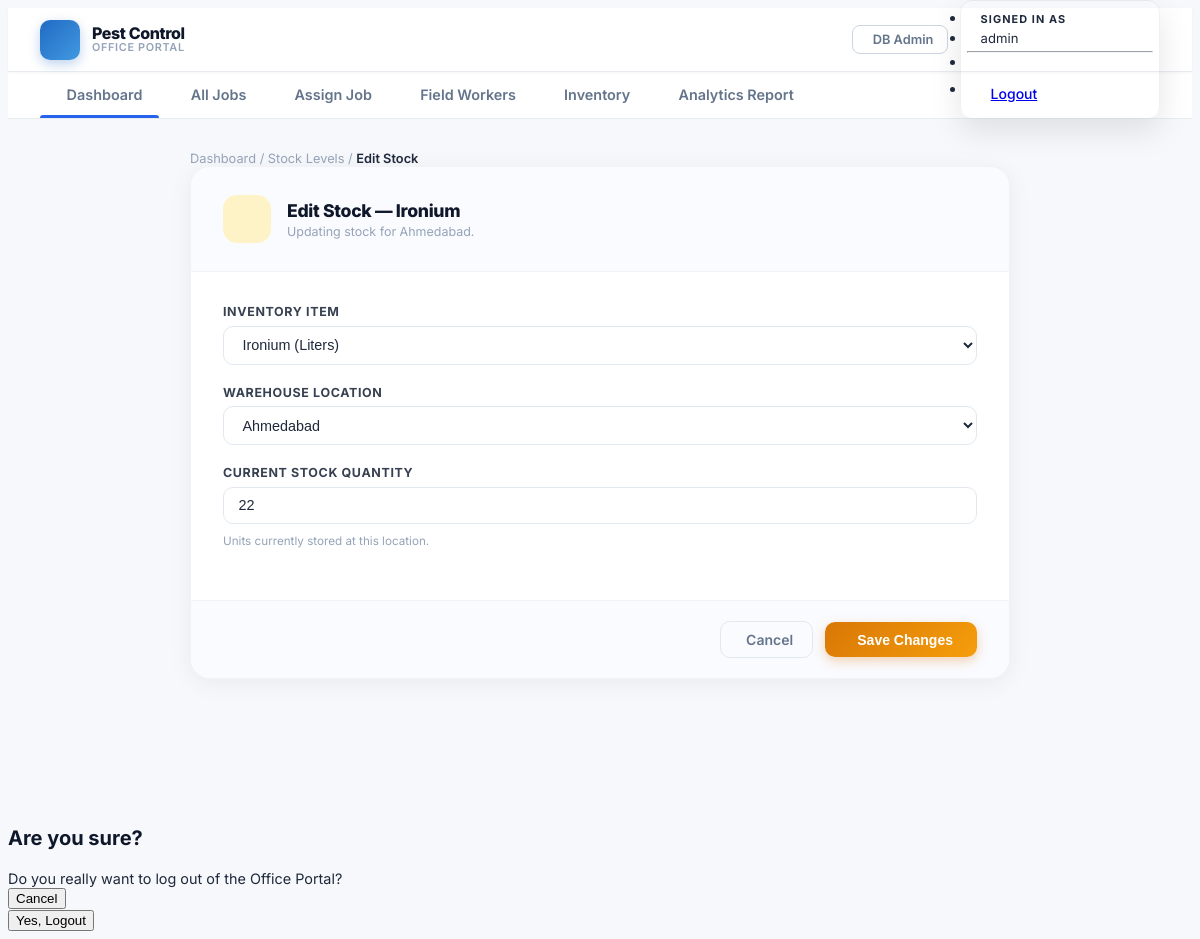
The page /office/inventory/stock/2/edit/ (signed in) on the database its author committed.
### inventory_app/models.py (models this page shows, shortened)
class StockLevel(models.Model):
    item = models.ForeignKey(
        InventoryItem,
        on_delete=models.CASCADE,
        related_name='stock_levels'
    )
    location = models.ForeignKey(
        WarehouseLocation,
        on_delete=models.CASCADE,
        related_name='stock_levels'
    )
    quantity = models.PositiveIntegerField(
        default=0,
        help_text="Units currently stored at this location."
    )
    class Meta:
        unique_together = ('item', 'location')
        ordering = ['item__name', 'location__name']
        verbose_name = "Stock Level"
        verbose_name_plural = "Stock Levels"

### inventory_app/office_views.py (the view)
# urls.py: path('inventory/stock/<int:stock_id>/edit/', office_views.office_stock_edit, name='office_stock_edit'),
@staff_required
@never_cache
def office_stock_edit(request, stock_id):
    stock = get_object_or_404(StockLevel, pk=stock_id)
    if request.method == 'POST':
        form = StockLevelForm(request.POST, instance=stock)
        if form.is_valid():
            sl = form.save()
            messages.success(request, f"Stock level for '{sl.item.name}' at '{sl.location.name}' updated.")
            return redirect('office_stock_list')
    else:
        form = StockLevelForm(instance=stock)
    context = {
        'form': form,
        'page_title': f'Edit Stock',
        'form_title': f'Edit Stock — {stock.item.name}',
        'form_subtitle': f'Updating stock for {stock.location.name}.',
        'submit_label': 'Save Changes',
        'cancel_url': 'office_stock_list',
        'is_edit': True,
        'breadcrumb_parent_url': 'office_stock_list',
        'breadcrumb_parent_label': 'Stock Levels',
    }
    return render(request, 'office/office_generic_form.html', context)

### inventory_app/forms.py
class StockLevelForm(forms.ModelForm):
    class Meta:
        model = StockLevel
        fields = ['item', 'location', 'quantity']
        widgets = {
            'item': forms.Select(attrs={'class': 'form-select'}),
            'location': forms.Select(attrs={'class': 'form-select'}),
            'quantity': forms.NumberInput(attrs={'class': 'form-control', 'min': 0}),
        }
        labels = {
            'item': 'Inventory Item',
            'location': 'Warehouse Location',
            'quantity': 'Current Stock Quantity',
        }

### inventory_app/models.py (called while the page is built)
    def __str__(self):
        return f"{self.name} ({self.unit_of_measurement})"

    def __str__(self):
        return self.name

### inventory_app/office_views.py (called while the page is built)
def staff_required(view_func):
    @wraps(view_func)
    @login_required(login_url='login')
    def _wrapped(request, *args, **kwargs):
        if not request.user.is_staff:
            messages.error(
                request,
                "Access denied. This portal is restricted to office staff."
            )
            return redirect('job_list')
        return view_func(request, *args, **kwargs)
    return _wrapped

### inventory_app/templates/office/office_generic_form.html (shortened to what this page needs)
{% extends 'office/office_base.html' %}
{% block content %}
<div class="form-page-wrapper">
  <nav class="mb-4" style="font-size:0.8rem; color:#94a3b8;">
    <a href="{% url 'office_dashboard' %}" style="color:#94a3b8; text-decoration:none;">Dashboard</a>
    <span class="mx-2">/</span>
    {% if breadcrumb_parent_url %}
    <a href="{% url breadcrumb_parent_url %}" style="color:#94a3b8; text-decoration:none;">{{ breadcrumb_parent_label }}</a>
    <span class="mx-2">/</span>
    {% else %}
    <a href="{% url 'office_job_list' %}" style="color:#94a3b8; text-decoration:none;">All Jobs</a>
    <span class="mx-2">/</span>
    {% endif %}
    <span style="color:#1e293b; font-weight:600;">{{ page_title }}</span>
  </nav>
  <div class="form-card">
    <div class="form-card-header">
      <div class="form-card-icon {% if is_edit %}edit{% else %}create{% endif %}">
      </div>
      <div>
        <h1>{{ form_title }}</h1>
        <p>{{ form_subtitle }}</p>
      </div>
    </div>
    <div class="form-card-body">
      <form method="post" novalidate id="generic-form" enctype="multipart/form-data">
        {% for field in form %}
        <div class="field-row cols-1">
          <div class="field-group">
            <label for="{{ field.id_for_label }}">
              {{ field.label }}
            </label>
            {{ field }}
            {% if field.help_text %}
              <span class="field-hint">{{ field.help_text }}</span>
            {% endif %}
          </div>
        </div>
        {% endfor %}
      </form>
    </div>
    <div class="form-card-footer">
      <a href="{% if cancel_url %}{% url cancel_url %}{% else %}{% url 'office_job_list' %}{% endif %}" class="btn-cancel">
         Cancel
      </a>
      <button type="submit" form="generic-form" class="btn-submit" id="submit-btn">
        {{ submit_label }}
      </button>
    </div>
  </div>
</div>
{% endblock %}

### inventory_app/templates/office/office_base.html (shortened to what this page needs)
<!DOCTYPE html>
<html lang="en">
<head>
  <link rel="stylesheet" href="https://cdn.jsdelivr.net/npm/@tabler/core@1.0.0-beta17/dist/css/tabler.min.css" />
  <link rel="stylesheet" href="https://cdn.jsdelivr.net/npm/@tabler/icons-webfont@3.1.0/dist/tabler-icons.min.css" />
</head>
<body>
  <header class="site-header">
    <a href="{% url 'office_dashboard' %}" class="brand">
      <div class="brand-icon">
      </div>
      <div class="brand-name">
        Pest Control
        <span>Office Portal</span>
      </div>
    </a>
    <div class="header-actions">
      {% if request.user.is_superuser %}
      <a href="{% url 'admin:index' %}" target="_blank" class="btn-db-admin">
         DB Admin
      </a>
      {% endif %}
      <div class="dropdown">
        <ul class="dropdown-menu dropdown-menu-end">
          <li><span class="dropdown-header text-muted" style="font-size:0.68rem; font-weight:700; text-transform:uppercase; letter-spacing:0.1em; padding: 0.4rem 0.85rem 0.25rem;">Signed in as</span></li>
          <li><span class="dropdown-item-text fw-semibold" style="font-size:0.82rem; padding: 0 0.85rem 0.5rem; color:#1e293b;">{{ request.user.get_full_name|default:request.user.username }}</span></li>
          <li><hr class="dropdown-divider"></li>
          <li>
            <a href="#" class="dropdown-item text-danger" data-bs-toggle="modal" data-bs-target="#logoutModal">
               Logout
            </a>
          </li>
        </ul>
      </div>
    </div>
  </header>
  <nav class="main-nav" aria-label="Main navigation">
    <ul class="nav-list justify-content-center mx-auto" id="main-nav-list">
      <li class="nav-item">
        <a class="nav-link {% if request.resolver_match.url_name == 'office_dashboard' %}active{% endif %}"
           href="{% url 'office_dashboard' %}">
          <span class="nav-text">Dashboard</span>
        </a>
      </li>
      <li class="nav-item">
        <a class="nav-link {% if request.resolver_match.url_name == 'office_job_list' %}active{% endif %}"
           href="{% url 'office_job_list' %}">
          <span class="nav-text">All Jobs</span>
        </a>
      </li>
      <li class="nav-item">
        <a class="nav-link {% if request.resolver_match.url_name == 'office_job_create' %}active{% endif %}"
           href="{% url 'office_job_create' %}">
          <span class="nav-text">Assign Job</span>
        </a>
      </li>
      <li class="nav-item">
        <a class="nav-link {% if request.resolver_match.url_name == 'office_worker_list' %}active{% endif %}"
           href="{% url 'office_worker_list' %}">
          <span class="nav-text">Field Workers</span>
        </a>
      </li>
      <li class="nav-item">
        <a class="nav-link {% if request.resolver_match.url_name == 'office_inventory' %}active{% endif %}"
           href="{% url 'office_inventory' %}">
          <span class="nav-text">Inventory</span>
        </a>
      </li>
      <li class="nav-item">
        <a class="nav-link {% if request.resolver_match.url_name == 'inventory_report' %}active{% endif %}"
           href="{% url 'inventory_report' %}">
          <span class="nav-text">Analytics Report</span>
        </a>
      </li>
    </ul>
  </nav>
  <div class="page-wrapper">
    <div class="page-body" id="spatial-page-wrapper">
      {% block content %}{% endblock %}
    </div>
  </div>
  <div class="modal modal-blur fade" id="logoutModal" tabindex="-1" role="dialog" aria-hidden="true">
    <div class="modal-dialog modal-sm modal-dialog-centered" role="document">
      <div class="modal-content shadow-lg border-0" style="border-radius: 16px;">
        <div class="modal-body text-center py-5">
          <h3 class="fw-bold mb-2" style="font-size: 1.25rem; color: #0f172a;">Are you sure?</h3>
          <div class="text-muted" style="font-size: 0.9rem;">Do you really want to log out of the Office Portal?</div>
        </div>
        <div class="modal-footer border-0 pt-0 pb-4 px-4 justify-content-center gap-2">
          <button type="button" class="btn btn-light rounded-pill px-4 fw-semibold" data-bs-dismiss="modal">Cancel</button>
          <form method="post" action="{% url 'logout' %}" class="m-0 p-0">
            <button type="submit" class="btn btn-danger rounded-pill px-4 fw-bold shadow-sm">Yes, Logout</button>
          </form>
        </div>
      </div>
    </div>
  </div>
</body>
</html>

### inventory_app/templates/office/office_base.html (style rules this page uses)
*, *::before, *::after { box-sizing: border-box; }
body { font-family: 'Inter', sans-serif; background: #f7f8fc; color: #1e293b; -webkit-font-smoothing: antialiased; overflow-x: hidden; }
.site-header { background: #ffffff; border-bottom: 1px solid #e8ecf0; padding: 0 2rem; height: 64px; display: flex; align-items: center; justify-content: space-between; position: sticky; top: 0; z-index: 1050; box-shadow: 0 1px 3px rgba(0,0,0,0.04); }
.site-header .brand { display: flex; align-items: center; gap: 12px; text-decoration: none; }
.brand-icon { width: 40px; height: 40px; border-radius: 10px; background: linear-gradient(135deg, #206bc4, #4299e1); display: flex; align-items: center; justify-content: center; color: white; font-size: 1.2rem; flex-shrink: 0; box-shadow: 0 4px 12px rgba(32,107,196,0.3); }
.brand-name { font-size: 1rem; font-weight: 800; color: #0f172a; letter-spacing: -0.4px; line-height: 1.1; }
.brand-name span { display: block; font-size: 0.68rem; font-weight: 600; color: #94a3b8; letter-spacing: 0.06em; text-transform: uppercase; }
.header-actions { display: flex; align-items: center; gap: 12px; }
.btn-db-admin { font-size: 0.8rem; font-weight: 600; color: #64748b; border: 1.5px solid #cbd5e1; border-radius: 8px; padding: 0.35rem 0.85rem; background: transparent; text-decoration: none; display: flex; align-items: center; gap: 6px; transition: all 0.15s ease; }
.dropdown-menu { border-radius: 12px !important; border: 1px solid rgba(0,0,0,0.06) !important; box-shadow: 0 12px 32px rgba(0,0,0,0.1) !important; padding: 6px !important; min-width: 200px !important; margin-top: 8px !important; }
.dropdown-item { border-radius: 8px; font-size: 0.875rem; font-weight: 500; padding: 0.6rem 0.85rem; display: flex; align-items: center; gap: 10px; transition: background 0.12s; }
.dropdown-divider { margin: 4px 0 !important; border-color: #f1f5f9 !important; }
.main-nav { background: #ffffff; border-bottom: 1px solid #e8ecf0; padding: 0 2rem; position: sticky; top: 64px; z-index: 1040; }
.main-nav .nav-list { display: flex; align-items: center; gap: 4px; list-style: none; padding: 0; margin: 0; position: relative; }
.main-nav .nav-list .nav-item { display: flex; }
.main-nav .nav-link { display: flex; align-items: center; gap: 9px; padding: 0.85rem 1.1rem; font-size: 0.9rem; font-weight: 600; color: #64748b; text-decoration: none; border-bottom: 2.5px solid transparent; border-radius: 0; transition: color 0.15s, border-color 0.15s, background 0.15s; white-space: nowrap; position: relative; }
.page-wrapper { background: #f7f8fc; min-height: calc(100vh - 113px); }
.page-body { padding: 2rem 2.5rem; max-width: 1400px; margin: 0 auto; }

### rows shown on the page
StockLevel: form "Ironium (Liters)" "Ahmedabad" "22"

### other values the page prints
{{ request.user.get_full_name|default:request.user.username }} "admin"
{{ breadcrumb_parent_label }} "Stock Levels"
{{ page_title }} "Edit Stock"
{{ field.label }} "INVENTORY ITEM" "WAREHOUSE LOCATION" "CURRENT STOCK QUANTITY"
{{ field.help_text }} "Units currently stored at this location."
{{ submit_label }} "Save Changes"
